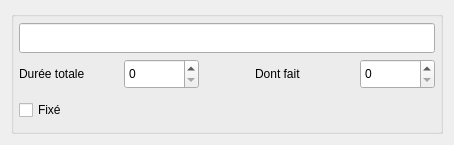
<?xml version="1.0" encoding="UTF-8"?>
<ui version="4.0">
 <class>Form</class>
 <widget class="TicketInfoWidget" name="Form">
  <property name="geometry">
   <rect>
    <x>0</x>
    <y>0</y>
    <width>454</width>
    <height>145</height>
   </rect>
  </property>
  <property name="windowTitle">
   <string>Form</string>
  </property>
  <layout class="QVBoxLayout" name="verticalLayout">
   <item>
    <widget class="QGroupBox" name="group_box">
     <property name="enabled">
      <bool>true</bool>
     </property>
     <property name="flat">
      <bool>true</bool>
     </property>
     <property name="checkable">
      <bool>false</bool>
     </property>
     <layout class="QVBoxLayout" name="verticalLayout_2">
      <property name="spacing">
       <number>5</number>
      </property>
      <property name="leftMargin">
       <number>5</number>
      </property>
      <property name="topMargin">
       <number>5</number>
      </property>
      <property name="rightMargin">
       <number>5</number>
      </property>
      <property name="bottomMargin">
       <number>5</number>
      </property>
      <item>
       <widget class="QLineEdit" name="title_line_edit">
        <property name="minimumSize">
         <size>
          <width>0</width>
          <height>30</height>
         </size>
        </property>
       </widget>
      </item>
      <item>
       <layout class="QHBoxLayout" name="duration_layout">
        <item>
         <widget class="QLabel" name="duration_label">
          <property name="minimumSize">
           <size>
            <width>100</width>
            <height>30</height>
           </size>
          </property>
          <property name="text">
           <string>Durée totale</string>
          </property>
         </widget>
        </item>
        <item>
         <widget class="QSpinBox" name="duration_spin_box">
          <property name="minimumSize">
           <size>
            <width>75</width>
            <height>30</height>
           </size>
          </property>
         </widget>
        </item>
        <item>
         <spacer name="duration_spacer">
          <property name="orientation">
           <enum>Qt::Horizontal</enum>
          </property>
          <property name="sizeHint" stdset="0">
           <size>
            <width>40</width>
            <height>20</height>
           </size>
          </property>
         </spacer>
        </item>
        <item>
         <widget class="QLabel" name="advancement_label">
          <property name="minimumSize">
           <size>
            <width>100</width>
            <height>30</height>
           </size>
          </property>
          <property name="text">
           <string>Dont fait</string>
          </property>
         </widget>
        </item>
        <item>
         <widget class="QSpinBox" name="advancement_spin_box">
          <property name="minimumSize">
           <size>
            <width>75</width>
            <height>30</height>
           </size>
          </property>
         </widget>
        </item>
       </layout>
      </item>
      <item>
       <widget class="QCheckBox" name="fixed_check_box">
        <property name="minimumSize">
         <size>
          <width>0</width>
          <height>30</height>
         </size>
        </property>
        <property name="text">
         <string>Fixé</string>
        </property>
       </widget>
      </item>
     </layout>
    </widget>
   </item>
  </layout>
 </widget>
 <customwidgets>
  <customwidget>
   <class>TicketInfoWidget</class>
   <extends>QWidget</extends>
   <header>ticket_info_widget.h</header>
   <container>1</container>
  </customwidget>
 </customwidgets>
 <resources/>
 <connections/>
</ui>
